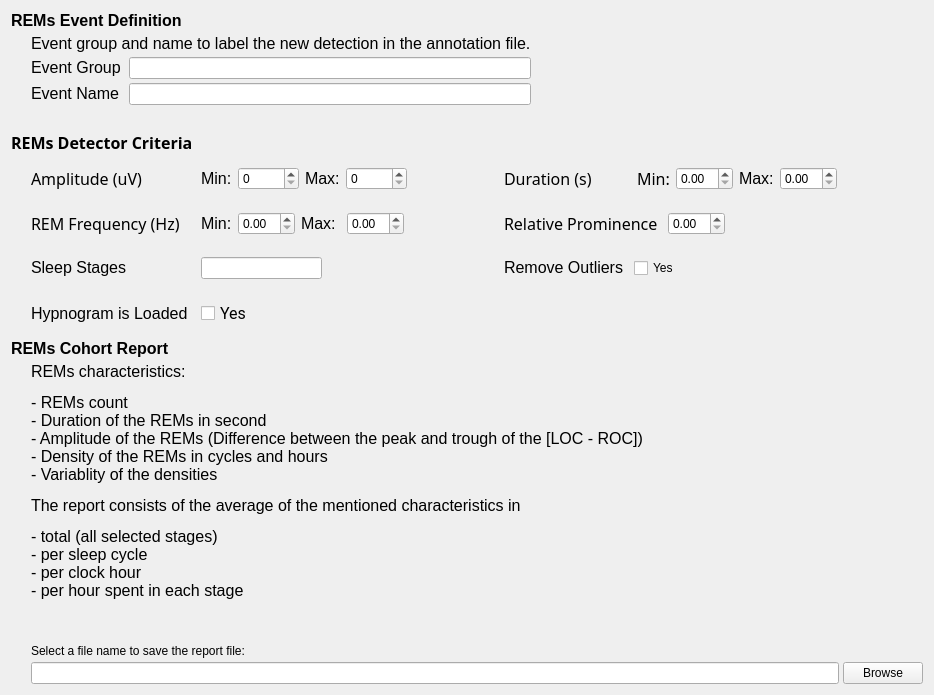
<?xml version="1.0" encoding="UTF-8"?>
<ui version="4.0">
 <class>DetectorStep</class>
 <widget class="QWidget" name="DetectorStep">
  <property name="geometry">
   <rect>
    <x>0</x>
    <y>0</y>
    <width>934</width>
        <height>640</height>
   </rect>
  </property>
  <property name="windowTitle">
   <string/>
  </property>
  <property name="styleSheet">
   <string notr="true">font: 12pt &quot;Roboto&quot;;</string>
  </property>
  <layout class="QGridLayout" name="gridLayout_2">
   <item row="0" column="0">
    <layout class="QGridLayout" name="gridLayout">
     <property name="spacing">
      <number>4</number>
     </property>
     <item row="4" column="2">
      <widget class="QFrame" name="frame_7">
       <property name="frameShape">
        <enum>QFrame::Shape::NoFrame</enum>
       </property>
       <property name="frameShadow">
        <enum>QFrame::Shadow::Raised</enum>
       </property>
       <property name="lineWidth">
        <number>0</number>
       </property>
       <layout class="QHBoxLayout" name="horizontalLayout_7"/>
      </widget>
     </item>
     <item row="5" column="2">
      <widget class="QFrame" name="frame_6">
       <property name="frameShape">
        <enum>QFrame::Shape::NoFrame</enum>
       </property>
       <property name="frameShadow">
        <enum>QFrame::Shadow::Raised</enum>
       </property>
       <property name="lineWidth">
        <number>0</number>
       </property>
       <layout class="QHBoxLayout" name="horizontalLayout_6"/>
      </widget>
     </item>
     <item row="15" column="0">
      <spacer name="verticalSpacer_4">
       <property name="orientation">
        <enum>Qt::Orientation::Vertical</enum>
       </property>
       <property name="sizeHint" stdset="0">
        <size>
         <width>20</width>
         <height>40</height>
        </size>
       </property>
      </spacer>
     </item>
     <item row="6" column="0" colspan="4">
      <layout class="QGridLayout" name="gridLayout_5">
       <item row="0" column="3">
        <spacer name="horizontalSpacer_3">
         <property name="orientation">
          <enum>Qt::Orientation::Horizontal</enum>
         </property>
         <property name="sizeHint" stdset="0">
          <size>
           <width>40</width>
           <height>20</height>
          </size>
         </property>
        </spacer>
       </item>
       <item row="2" column="2">
        <widget class="QFrame" name="frame_8">
         <property name="frameShape">
          <enum>QFrame::Shape::NoFrame</enum>
         </property>
         <property name="frameShadow">
          <enum>QFrame::Shadow::Raised</enum>
         </property>
         <property name="lineWidth">
          <number>0</number>
         </property>
         <layout class="QHBoxLayout" name="horizontalLayout_8">
          <item>
           <widget class="QLineEdit" name="lineEdit_3"/>
          </item>
          <item>
           <spacer name="horizontalSpacer_2">
            <property name="orientation">
             <enum>Qt::Orientation::Horizontal</enum>
            </property>
            <property name="sizeHint" stdset="0">
             <size>
              <width>40</width>
              <height>20</height>
             </size>
            </property>
           </spacer>
          </item>
         </layout>
        </widget>
       </item>
       <item row="3" column="2">
        <widget class="QFrame" name="frame_9">
         <property name="frameShape">
          <enum>QFrame::Shape::NoFrame</enum>
         </property>
         <property name="frameShadow">
          <enum>QFrame::Shadow::Raised</enum>
         </property>
         <property name="lineWidth">
          <number>0</number>
         </property>
         <layout class="QHBoxLayout" name="horizontalLayout_9">
          <item>
           <widget class="QCheckBox" name="checkBox_2">
            <property name="font">
             <font>
              <family>Roboto</family>
              <pointsize>12</pointsize>
              <italic>false</italic>
              <bold>false</bold>
             </font>
            </property>
            <property name="styleSheet">
             <string notr="true">font: 12pt &quot;Roboto&quot;;</string>
            </property>
            <property name="text">
             <string>Yes</string>
            </property>
           </widget>
          </item>
         </layout>
        </widget>
       </item>
       <item row="0" column="4">
        <widget class="QFrame" name="frame_2">
         <property name="frameShape">
          <enum>QFrame::Shape::NoFrame</enum>
         </property>
         <property name="frameShadow">
          <enum>QFrame::Shadow::Raised</enum>
         </property>
         <property name="lineWidth">
          <number>0</number>
         </property>
         <layout class="QHBoxLayout" name="horizontalLayout_2">
          <item>
           <widget class="QLabel" name="label_2">
            <property name="maximumSize">
             <size>
              <width>16777215</width>
              <height>16777215</height>
             </size>
            </property>
            <property name="font">
             <font>
              <family>Roboto-Regular</family>
              <pointsize>10</pointsize>
              <italic>false</italic>
              <bold>false</bold>
             </font>
            </property>
            <property name="lineWidth">
             <number>0</number>
            </property>
            <property name="text">
             <string>&lt;html&gt;&lt;head/&gt;&lt;body&gt;&lt;p&gt;&lt;span style=&quot; font-size:12pt;&quot;&gt;Duration (s)&lt;/span&gt;&lt;/p&gt;&lt;/body&gt;&lt;/html&gt;</string>
            </property>
           </widget>
          </item>
          <item>
           <spacer name="horizontalSpacer_12">
            <property name="orientation">
             <enum>Qt::Orientation::Horizontal</enum>
            </property>
            <property name="sizeHint" stdset="0">
             <size>
              <width>40</width>
              <height>20</height>
             </size>
            </property>
           </spacer>
          </item>
          <item>
           <widget class="QLabel" name="label_11">
            <property name="font">
             <font>
              <family>Roboto-Regular</family>
              <pointsize>10</pointsize>
              <italic>false</italic>
              <bold>false</bold>
             </font>
            </property>
            <property name="text">
             <string>&lt;html&gt;&lt;head/&gt;&lt;body&gt;&lt;p&gt;&lt;span style=&quot; font-size:12pt;&quot;&gt;Min:&lt;/span&gt;&lt;/p&gt;&lt;/body&gt;&lt;/html&gt;</string>
            </property>
           </widget>
          </item>
          <item>
           <widget class="QDoubleSpinBox" name="doubleSpinBox_6">
            <property name="singleStep">
             <double>0.010000000000000</double>
            </property>
           </widget>
          </item>
          <item>
           <widget class="QLabel" name="label_12">
            <property name="text">
             <string>&lt;html&gt;&lt;head/&gt;&lt;body&gt;&lt;p&gt;&lt;span style=&quot; font-size:12pt;&quot;&gt;Max:&lt;/span&gt;&lt;/p&gt;&lt;/body&gt;&lt;/html&gt;</string>
            </property>
           </widget>
          </item>
          <item>
           <widget class="QDoubleSpinBox" name="doubleSpinBox_5">
            <property name="singleStep">
             <double>0.010000000000000</double>
            </property>
           </widget>
          </item>
          <item>
           <spacer name="horizontalSpacer_5">
            <property name="orientation">
             <enum>Qt::Orientation::Horizontal</enum>
            </property>
            <property name="sizeHint" stdset="0">
             <size>
              <width>40</width>
              <height>20</height>
             </size>
            </property>
           </spacer>
          </item>
          <item>
           <spacer name="horizontalSpacer_7">
            <property name="orientation">
             <enum>Qt::Orientation::Horizontal</enum>
            </property>
            <property name="sizeHint" stdset="0">
             <size>
              <width>40</width>
              <height>20</height>
             </size>
            </property>
           </spacer>
          </item>
         </layout>
        </widget>
       </item>
       <item row="2" column="4">
        <widget class="QFrame" name="frame_5">
         <property name="frameShape">
          <enum>QFrame::Shape::NoFrame</enum>
         </property>
         <property name="frameShadow">
          <enum>QFrame::Shadow::Raised</enum>
         </property>
         <property name="lineWidth">
          <number>0</number>
         </property>
         <layout class="QHBoxLayout" name="horizontalLayout_5">
          <item>
           <widget class="QLabel" name="label_7">
            <property name="lineWidth">
             <number>0</number>
            </property>
            <property name="text">
             <string>&lt;html&gt;&lt;head/&gt;&lt;body&gt;&lt;p&gt;&lt;span style=&quot; font-size:12pt;&quot;&gt;Remove Outliers     &lt;/span&gt;&lt;/p&gt;&lt;/body&gt;&lt;/html&gt;</string>
            </property>
           </widget>
          </item>
          <item>
           <widget class="QCheckBox" name="checkBox">
            <property name="styleSheet">
             <string notr="true">font: 12pt &quot;Roboto&quot;;</string>
            </property>
            <property name="text">
             <string>Yes</string>
            </property>
           </widget>
          </item>
          <item>
           <spacer name="horizontalSpacer_4">
            <property name="orientation">
             <enum>Qt::Orientation::Horizontal</enum>
            </property>
            <property name="sizeHint" stdset="0">
             <size>
              <width>40</width>
              <height>20</height>
             </size>
            </property>
           </spacer>
          </item>
         </layout>
        </widget>
       </item>
       <item row="1" column="1">
        <widget class="QLabel" name="label_3">
         <property name="maximumSize">
          <size>
           <width>16777215</width>
           <height>16777215</height>
          </size>
         </property>
         <property name="font">
          <font>
           <family>Roboto-Regular</family>
           <pointsize>10</pointsize>
           <italic>false</italic>
           <bold>false</bold>
          </font>
         </property>
         <property name="lineWidth">
          <number>0</number>
         </property>
         <property name="text">
          <string>&lt;html&gt;&lt;head/&gt;&lt;body&gt;&lt;p&gt;&lt;span style=&quot; font-size:12pt;&quot;&gt;REM Frequency (Hz)&lt;/span&gt;&lt;/p&gt;&lt;/body&gt;&lt;/html&gt;</string>
         </property>
         <property name="wordWrap">
          <bool>true</bool>
         </property>
        </widget>
       </item>
       <item row="3" column="1">
        <widget class="QLabel" name="label_6">
         <property name="text">
          <string>&lt;html&gt;&lt;head/&gt;&lt;body&gt;&lt;p&gt;&lt;span style=&quot; font-size:12pt;&quot;&gt;Hypnogram is Loaded&lt;/span&gt;&lt;/p&gt;&lt;/body&gt;&lt;/html&gt;</string>
         </property>
        </widget>
       </item>
       <item row="1" column="3">
        <spacer name="horizontalSpacer">
         <property name="orientation">
          <enum>Qt::Orientation::Horizontal</enum>
         </property>
         <property name="sizeHint" stdset="0">
          <size>
           <width>40</width>
           <height>20</height>
          </size>
         </property>
        </spacer>
       </item>
       <item row="1" column="4">
        <widget class="QFrame" name="frame_4">
         <property name="frameShape">
          <enum>QFrame::Shape::NoFrame</enum>
         </property>
         <property name="frameShadow">
          <enum>QFrame::Shadow::Raised</enum>
         </property>
         <property name="lineWidth">
          <number>0</number>
         </property>
         <layout class="QHBoxLayout" name="horizontalLayout_4">
          <item>
           <widget class="QLabel" name="label_4">
            <property name="maximumSize">
             <size>
              <width>16777215</width>
              <height>16777215</height>
             </size>
            </property>
            <property name="font">
             <font>
              <family>Roboto-Regular</family>
              <pointsize>10</pointsize>
              <italic>false</italic>
              <bold>false</bold>
             </font>
            </property>
            <property name="lineWidth">
             <number>0</number>
            </property>
            <property name="text">
             <string>&lt;html&gt;&lt;head/&gt;&lt;body&gt;&lt;p&gt;&lt;span style=&quot; font-size:12pt;&quot;&gt;Relative Prominence   &lt;/span&gt;&lt;/p&gt;&lt;/body&gt;&lt;/html&gt;</string>
            </property>
           </widget>
          </item>
          <item>
           <widget class="QDoubleSpinBox" name="doubleSpinBox_2">
            <property name="singleStep">
             <double>0.010000000000000</double>
            </property>
           </widget>
          </item>
          <item>
           <spacer name="horizontalSpacer_8">
            <property name="orientation">
             <enum>Qt::Orientation::Horizontal</enum>
            </property>
            <property name="sizeHint" stdset="0">
             <size>
              <width>40</width>
              <height>20</height>
             </size>
            </property>
           </spacer>
          </item>
         </layout>
        </widget>
       </item>
       <item row="0" column="2">
        <widget class="QFrame" name="frame">
         <property name="frameShape">
          <enum>QFrame::Shape::NoFrame</enum>
         </property>
         <property name="frameShadow">
          <enum>QFrame::Shadow::Raised</enum>
         </property>
         <property name="lineWidth">
          <number>0</number>
         </property>
         <layout class="QHBoxLayout" name="horizontalLayout">
          <item>
           <widget class="QLabel" name="label_18">
            <property name="text">
             <string>&lt;html&gt;&lt;head/&gt;&lt;body&gt;&lt;p&gt;&lt;span style=&quot; font-size:12pt;&quot;&gt;Min:&lt;/span&gt;&lt;/p&gt;&lt;/body&gt;&lt;/html&gt;</string>
            </property>
           </widget>
          </item>
          <item>
           <widget class="QSpinBox" name="spinBox_2">
            <property name="maximum">
             <number>10000</number>
            </property>
           </widget>
          </item>
          <item>
           <widget class="QLabel" name="label_17">
            <property name="text">
             <string>&lt;html&gt;&lt;head/&gt;&lt;body&gt;&lt;p&gt;&lt;span style=&quot; font-size:12pt;&quot;&gt;Max:&lt;/span&gt;&lt;/p&gt;&lt;/body&gt;&lt;/html&gt;</string>
            </property>
           </widget>
          </item>
          <item>
           <widget class="QSpinBox" name="spinBox">
            <property name="maximum">
             <number>10000</number>
            </property>
           </widget>
          </item>
          <item>
           <spacer name="horizontalSpacer_10">
            <property name="orientation">
             <enum>Qt::Orientation::Horizontal</enum>
            </property>
            <property name="sizeHint" stdset="0">
             <size>
              <width>40</width>
              <height>20</height>
             </size>
            </property>
           </spacer>
          </item>
         </layout>
        </widget>
       </item>
       <item row="2" column="0">
        <spacer name="verticalSpacer_2">
         <property name="orientation">
          <enum>Qt::Orientation::Vertical</enum>
         </property>
         <property name="sizeHint" stdset="0">
          <size>
           <width>20</width>
           <height>40</height>
          </size>
         </property>
        </spacer>
       </item>
       <item row="2" column="1">
        <widget class="QLabel" name="label_16">
         <property name="lineWidth">
          <number>0</number>
         </property>
         <property name="text">
          <string>&lt;html&gt;&lt;head/&gt;&lt;body&gt;&lt;p&gt;&lt;span style=&quot; font-size:12pt;&quot;&gt;Sleep Stages&lt;/span&gt;&lt;/p&gt;&lt;/body&gt;&lt;/html&gt;</string>
         </property>
        </widget>
       </item>
       <item row="0" column="1">
        <widget class="QLabel" name="label_8">
         <property name="font">
          <font>
           <family>Roboto-Regular</family>
           <pointsize>10</pointsize>
           <italic>false</italic>
           <bold>false</bold>
          </font>
         </property>
         <property name="lineWidth">
          <number>0</number>
         </property>
         <property name="text">
          <string>&lt;html&gt;&lt;head/&gt;&lt;body&gt;&lt;p&gt;&lt;span style=&quot; font-size:12pt;&quot;&gt;Amplitude (uV)&lt;/span&gt;&lt;/p&gt;&lt;/body&gt;&lt;/html&gt;</string>
         </property>
        </widget>
       </item>
       <item row="3" column="3">
        <widget class="QLabel" name="label_22">
         <property name="text">
          <string/>
         </property>
        </widget>
       </item>
       <item row="1" column="2">
        <widget class="QFrame" name="frame_3">
         <property name="frameShape">
          <enum>QFrame::Shape::NoFrame</enum>
         </property>
         <property name="frameShadow">
          <enum>QFrame::Shadow::Raised</enum>
         </property>
         <property name="lineWidth">
          <number>0</number>
         </property>
         <layout class="QHBoxLayout" name="horizontalLayout_3">
          <item>
           <widget class="QLabel" name="label_13">
            <property name="text">
             <string>&lt;html&gt;&lt;head/&gt;&lt;body&gt;&lt;p&gt;&lt;span style=&quot; font-size:12pt;&quot;&gt;Min:&lt;/span&gt;&lt;/p&gt;&lt;/body&gt;&lt;/html&gt;</string>
            </property>
           </widget>
          </item>
          <item>
           <widget class="QDoubleSpinBox" name="doubleSpinBox">
            <property name="singleStep">
             <double>0.010000000000000</double>
            </property>
           </widget>
          </item>
          <item>
           <widget class="QLabel" name="label_14">
            <property name="text">
             <string>&lt;html&gt;&lt;head/&gt;&lt;body&gt;&lt;p&gt;&lt;span style=&quot; font-size:12pt;&quot;&gt;Max: &lt;/span&gt;&lt;/p&gt;&lt;/body&gt;&lt;/html&gt;</string>
            </property>
           </widget>
          </item>
          <item>
           <widget class="QDoubleSpinBox" name="doubleSpinBox_3">
            <property name="singleStep">
             <double>0.010000000000000</double>
            </property>
           </widget>
          </item>
          <item>
           <spacer name="horizontalSpacer_11">
            <property name="orientation">
             <enum>Qt::Orientation::Horizontal</enum>
            </property>
            <property name="sizeHint" stdset="0">
             <size>
              <width>40</width>
              <height>20</height>
             </size>
            </property>
           </spacer>
          </item>
         </layout>
        </widget>
       </item>
      </layout>
     </item>
     <item row="1" column="0">
      <widget class="QLabel" name="label_19">
       <property name="text">
        <string>&lt;html&gt;&lt;head/&gt;&lt;body&gt;&lt;p&gt;&lt;span style=&quot; font-size:12pt; font-weight:700;&quot;&gt;REMs Event Definition&lt;/span&gt;&lt;/p&gt;&lt;/body&gt;&lt;/html&gt;</string>
       </property>
      </widget>
     </item>
     <item row="17" column="0">
      <widget class="QLabel" name="label_10">
       <property name="text">
        <string>&lt;html&gt;&lt;head/&gt;&lt;body&gt;&lt;p&gt;&lt;span style=&quot; font-size:12pt; font-weight:700;&quot;&gt;REMs Cohort Report&lt;/span&gt;&lt;/p&gt;&lt;/body&gt;&lt;/html&gt;</string>
       </property>
      </widget>
     </item>
     <item row="2" column="0" colspan="4">
      <layout class="QGridLayout" name="gridLayout_4">
       <item row="2" column="3">
        <widget class="QLineEdit" name="lineEdit"/>
       </item>
       <item row="2" column="1">
        <widget class="QLabel" name="label_15">
         <property name="lineWidth">
          <number>-3</number>
         </property>
         <property name="text">
          <string>&lt;html&gt;&lt;head/&gt;&lt;body&gt;&lt;p&gt;&lt;span style=&quot; font-size:12pt;&quot;&gt;Event Group&lt;/span&gt;&lt;/p&gt;&lt;/body&gt;&lt;/html&gt;</string>
         </property>
        </widget>
       </item>
       <item row="2" column="4">
        <spacer name="horizontalSpacer_6">
         <property name="orientation">
          <enum>Qt::Orientation::Horizontal</enum>
         </property>
         <property name="sizeHint" stdset="0">
          <size>
           <width>40</width>
           <height>20</height>
          </size>
         </property>
        </spacer>
       </item>
       <item row="3" column="3">
        <widget class="QLineEdit" name="lineEdit_2"/>
       </item>
       <item row="0" column="1" colspan="3">
        <widget class="QLabel" name="label_20">
         <property name="text">
          <string>&lt;html&gt;&lt;head/&gt;&lt;body&gt;&lt;p&gt;&lt;span style=&quot; font-size:12pt;&quot;&gt;Event group and name to label the new detection in the annotation file.&lt;/span&gt;&lt;/p&gt;&lt;/body&gt;&lt;/html&gt;</string>
         </property>
        </widget>
       </item>
       <item row="3" column="1">
        <widget class="QLabel" name="label_9">
         <property name="maximumSize">
          <size>
           <width>16777215</width>
           <height>16777215</height>
          </size>
         </property>
         <property name="lineWidth">
          <number>0</number>
         </property>
         <property name="text">
          <string>&lt;html&gt;&lt;head/&gt;&lt;body&gt;&lt;p&gt;&lt;span style=&quot; font-size:12pt;&quot;&gt;Event Name&lt;/span&gt;&lt;/p&gt;&lt;/body&gt;&lt;/html&gt;</string>
         </property>
        </widget>
       </item>
       <item row="4" column="0">
        <spacer name="verticalSpacer_3">
         <property name="orientation">
          <enum>Qt::Orientation::Vertical</enum>
         </property>
         <property name="sizeHint" stdset="0">
          <size>
           <width>20</width>
           <height>40</height>
          </size>
         </property>
        </spacer>
       </item>
      </layout>
     </item>
     <item row="5" column="0" colspan="2">
      <widget class="QLabel" name="label">
       <property name="maximumSize">
        <size>
         <width>16777215</width>
         <height>16777215</height>
        </size>
       </property>
       <property name="font">
        <font>
         <family>Roboto-Regular</family>
         <pointsize>10</pointsize>
         <italic>false</italic>
         <bold>false</bold>
        </font>
       </property>
       <property name="lineWidth">
        <number>0</number>
       </property>
       <property name="text">
        <string>&lt;html&gt;&lt;head/&gt;&lt;body&gt;&lt;p&gt;&lt;span style=&quot; font-size:12pt; font-weight:700;&quot;&gt;REMs Detector Criteria&lt;/span&gt;&lt;/p&gt;&lt;/body&gt;&lt;/html&gt;</string>
       </property>
       <property name="wordWrap">
        <bool>true</bool>
       </property>
      </widget>
     </item>
     <item row="20" column="0" colspan="4">
      <layout class="QGridLayout" name="gridLayout_7">
       <item row="0" column="1">
        <widget class="QLabel" name="label_5">
         <property name="text">
          <string>&lt;html&gt;&lt;head/&gt;&lt;body&gt;&lt;p&gt;&lt;span style=&quot; font-size:12pt;&quot;&gt;REMs characteristics:&lt;/span&gt;&lt;/p&gt;&lt;p&gt;&lt;span style=&quot; font-size:12pt;&quot;&gt;	- REMs count&lt;br/&gt;- Duration of the REMs in second&lt;br/&gt;- Amplitude of the REMs (Difference between the peak and trough of the [LOC - ROC])&lt;br/&gt;- Density of the REMs in cycles and hours&lt;br/&gt;- Variablity of the densities&lt;/span&gt;&lt;/p&gt;&lt;p&gt;&lt;span style=&quot; font-size:12pt;&quot;&gt;The report consists of the average of the mentioned characteristics in&lt;/span&gt;&lt;/p&gt;&lt;p&gt;&lt;span style=&quot; font-size:12pt;&quot;&gt;- total (all selected stages)&lt;br/&gt;- per sleep cycle&lt;br/&gt;- per clock hour&lt;br/&gt;- per hour spent in each stage&lt;/span&gt;&lt;/p&gt;&lt;p&gt;&lt;br/&gt;&lt;/p&gt;&lt;/body&gt;&lt;/html&gt;</string>
         </property>
        </widget>
       </item>
       <item row="2" column="2">
        <widget class="QPushButton" name="pushButton_CohortFilename">
         <property name="text">
          <string>Browse</string>
         </property>
        </widget>
       </item>
       <item row="0" column="0">
        <spacer name="verticalSpacer_5">
         <property name="orientation">
          <enum>Qt::Orientation::Vertical</enum>
         </property>
         <property name="sizeHint" stdset="0">
          <size>
           <width>20</width>
           <height>40</height>
          </size>
         </property>
        </spacer>
       </item>
       <item row="2" column="1">
        <widget class="QLineEdit" name="lineEdit_CohortFilename">
         <property name="frame">
          <bool>true</bool>
         </property>
        </widget>
       </item>
       <item row="1" column="1">
        <widget class="QLabel" name="label_21">
         <property name="text">
          <string>&lt;html&gt;&lt;head/&gt;&lt;body&gt;&lt;p&gt;&lt;span style=&quot; font-size:12pt;&quot;&gt;Select a file name to save the report file:&lt;/span&gt;&lt;/p&gt;&lt;/body&gt;&lt;/html&gt;</string>
         </property>
        </widget>
       </item>
      </layout>
     </item>
    </layout>
   </item>
  </layout>
 </widget>
 <resources>
  <include location="../../../../../snooz-toolbox/src/main/python/ui/themes/themes.qrc"/>
 </resources>
 <connections/>
 <slots>
  <slot>on_choose()</slot>
  <slot>on_active_validation()</slot>
 </slots>
</ui>
